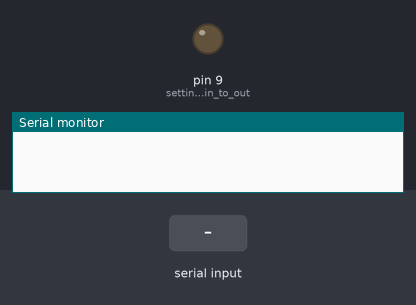
Bench run of a sketch on a simulated Arduino Uno, built with avr-gcc and run on an emulated ATmega328P. Parts: output pins drawn as LEDs (lit = HIGH), the last lines printed to the serial monitor. Inputs (shaded band) come from the test bench.

Above: at 1.2 s.
1.3 s: "90,45\n" received over Serial
At 1.6 s:
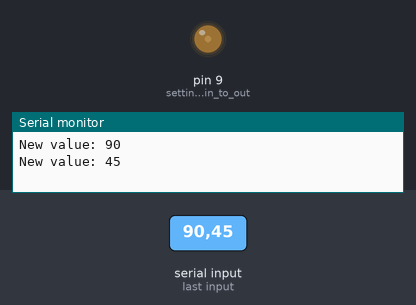
3.8 s: "30,150\n" received over Serial
At 4.6 s:
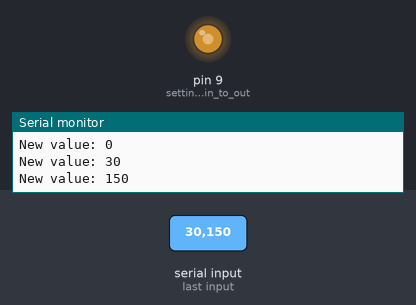
6.3 s: "200\n" received over Serial
At 7.1 s:
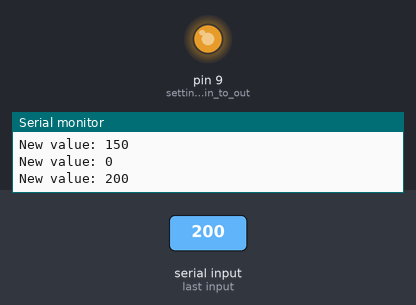
Timing chart, 0 to 9.3 s (numbered marks = the images above; inputs shaded):
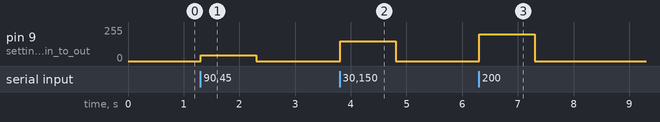

Measured:
- after the input at 1.3 s, pin 9 (setting_up_the_pin_to_out): 0/255 → 45/255 at once, → 0/255 1.0 s later
- after the input at 3.8 s, pin 9 (setting_up_the_pin_to_out): 0/255 → 150/255 at once, → 0/255 1.0 s later
- after the input at 6.3 s, pin 9 (setting_up_the_pin_to_out): 0/255 → 200/255 at once, → 0/255 1.0 s later

The sketch:

Task5.ino
```cpp
// (Original) BlinkLed.ino

int brightness;

void setup() {
  pinMode(6, INPUT_PULLUP); // setting up the input pin
  pinMode(9, OUTPUT); // setting up the pin to output the information
  Serial.begin(9600); // setting up the serial monitor
}

void loop() {
  if (Serial.available() > 0) { // Checks for input value in the serial monitor
    brightness = Serial.parseInt(); // Saves the value of the input brightness
    Serial.print("New value: "); // Print message to track the input value
    Serial.println(brightness); // Print message to track the input value
    analogWrite(9, brightness); // Changes the pin's brightness value to the new brightness value
  }
}
```
